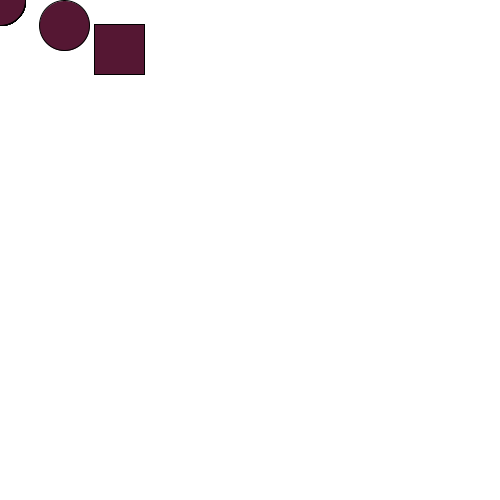
Frame 1 (no input)
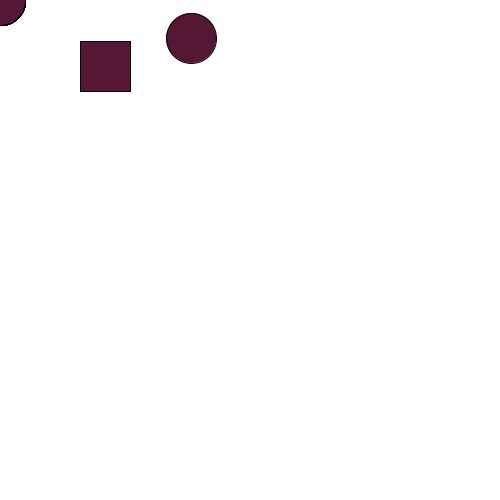
Frame 60 (the mouse pressed at the canvas centre just before this capture)
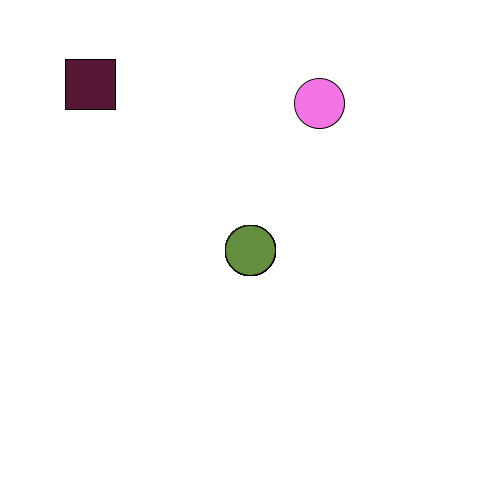
Frame 120 (the mouse held since frame 60 and released just before this capture)

The Processing sketch that drew these frames (run headless with seeded random() and noise(); from frame 60 on, the mouse is pressed at the canvas centre):

// Processing sketch: eventWithClassesAndMouse
// ── eventWithClassesAndMouse.pde
Circle circle1;
Circle circle2;
Rectangle rectangle;

int num = 50;
Circle[] tail;

float state = 1;
float xStartC = random(width);
float yStartC = random(height);
float xStartR = random(width);
float yStartR= random(height);
float xSpeedC = random(-3, 3);
float ySpeedC = random(-3, 3);
float xSpeedR = random(-3, 3);
float ySpeedR = random(-3, 3);
float diameter = 50;
float maxColor = 255;


float R = random (maxColor);
float G = random (maxColor);
float B = random (maxColor);



int transparency = 100;

void setup() {
  size(500, 500);
  circle1 = new Circle(mouseX, mouseY, diameter, R, G, B, state, transparency);
  circle2 = new Circle(xStartC, yStartC, xSpeedC, ySpeedC, diameter, R, G, B, state, transparency);


  rectangle = new Rectangle (xStartR, yStartR, xSpeedR, ySpeedR, diameter, R, G, B, state);

  tail = new Circle[50];

  for (int i = 0; i < num; i++) {
    tail[i] = new Circle(mouseX, mouseY, diameter, R, G, B, state, transparency);
  }
}



void draw() {
  background(maxColor);

  for (int i = num-1; i > 0; i--) {
    tail[i].x=tail[i-1].x;
    tail[i].y=tail[i-1].y;
  }
  // Add the new values to the beginning of the array
  tail[0].x = mouseX;
  tail[0].y = mouseY;
  // Draw the "tail"
  for (int i = 0; i < num; i++) {
    tail[i].display();
  }

  circle1.display();
  circle1.overlap();
  circle1.x=mouseX;
  circle1.y=mouseY;

  circle2.display();
  circle2.move();

  rectangle.move();
  rectangle.display();
}

// ── Circle.pde
class Circle {
  float x;
  float y;
  float xSpeed;
  float ySpeed;
  float diameter;
  float radius = diameter/2;
  float state;

  float R;
  float G;
  float B;

  int transparency;



  //  circle = new Circle(random(width), random(height), random(-3,3), random(-3,3), 50);
  Circle(float temp_x, float temp_y, float diameter, float R, float G, float B, float state, int transparency) {
    x = temp_x;
    y = temp_y;
    this.diameter = diameter;
    this.state = state;
    this.R=R;
    this.G=G;
    this.B=B;
    this.transparency = transparency;
  }

  Circle(float x, float y, float xSpeed, float ySpeed, float diameter, float R, float G, float B, float state, int transparency) {
    this.x = x;
    this.y = y;
    this.xSpeed = xSpeed;
    this.ySpeed = ySpeed;
    this.diameter = diameter;
    this.state = state;
    this.R=R;
    this.G=G;
    this.B=B;
    this.transparency = transparency;
  }

  void move() {
    x += xSpeed;
    if (x <= radius || x >= width-radius) {
      xSpeed *= -1;
    }

    y += ySpeed;
    if (y <= radius || y >= height-radius) {
      ySpeed *= -1;
    }
  }

  void overlap() {
    float substract = 20;
    
    float xC1 = circle1.x - substract;
    float yC1 = circle1.y - substract;
    float xC2 = circle2.x - substract;
    float yC2 = circle2.y - substract;    
    float xR = rectangle.x - substract;
    float yR = rectangle.y - substract;
    
    float d1=dist(xC1, yC1, xR, yR);
    if (d1<=diameter) {
      circle1.R=random(maxColor);
      circle1.G=random(maxColor);
      circle1.B=random(maxColor);
      rectangle.R=random(maxColor);
      rectangle.G=random(maxColor);
      rectangle.B=random(maxColor);
    }
    float d2=dist(xC2, yC2, xC1, yC2);
    if (d2<=diameter) {
      circle2.R=random(maxColor);
      circle2.G=random(maxColor);
      circle2.B=random(maxColor);
      circle1.R=random(maxColor);
      circle1.G=random(maxColor);
      circle1.B=random(maxColor);
    }
  }


  void display() {
    fill(R, G, B);
    ellipse(x, y, diameter, diameter); 

  }
  
}

// ── Rectangle.pde
class Rectangle {
  float x;
  float y;
  float xSpeed;
  float ySpeed;
  float diameter;
  float radius = diameter/2;
  float state;

  float R;
  float G;
  float B;


//Rectangle
  Rectangle(float x, float y, float xSpeed, float ySpeed, float diameter, float R, float G, float B, float state) {
    this.x = x;
    this.y = y;
    this.xSpeed = xSpeed;
    this.ySpeed = ySpeed;
    this.diameter = diameter;
    this.state = state;
    this.R=R;
    this.G=G;
    this.B=B;
  }


  void move() {
    x += xSpeed;
    if (x <= radius || x >= width-radius) {
      xSpeed *= -1;
    }

    y += ySpeed;
    if (y <= radius || y >= height-radius) {
      ySpeed *= -1;
    }
  }


  void display() {
    fill(R, G, B);
    rect(x, y, diameter, diameter);
    
  }
}
